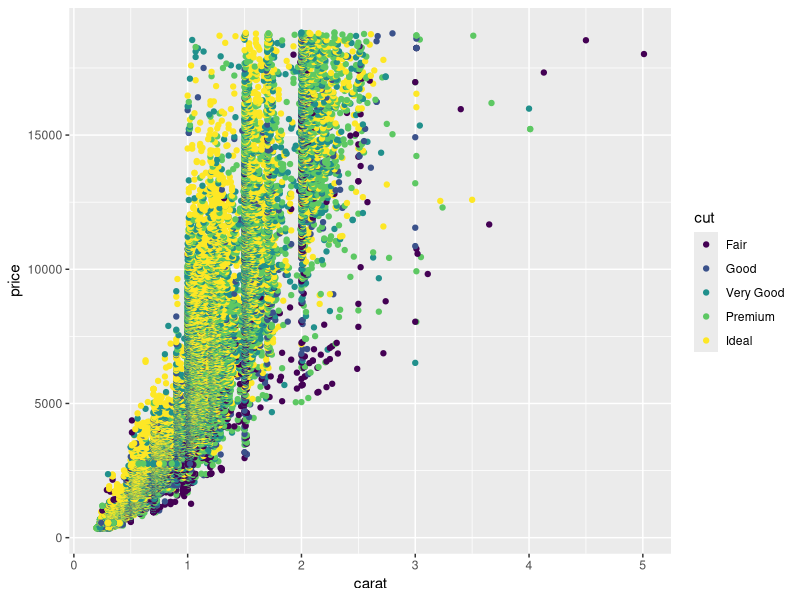
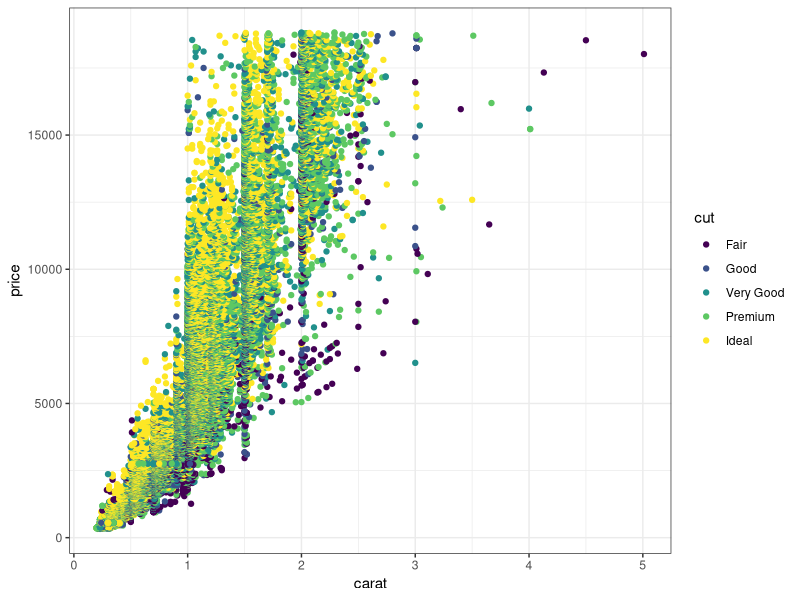
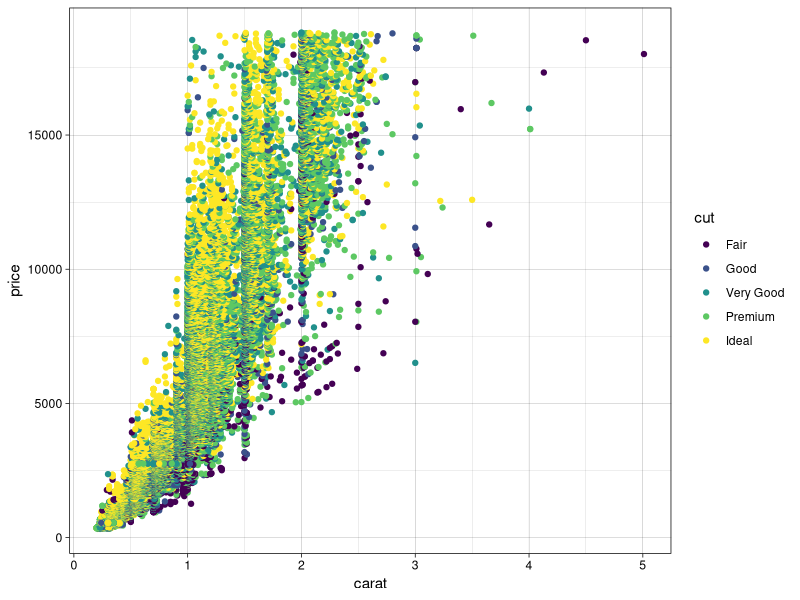
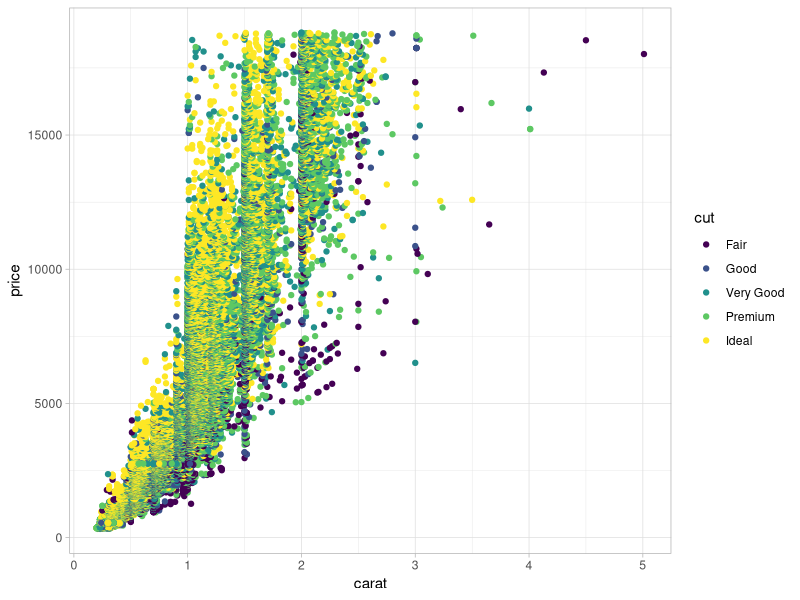
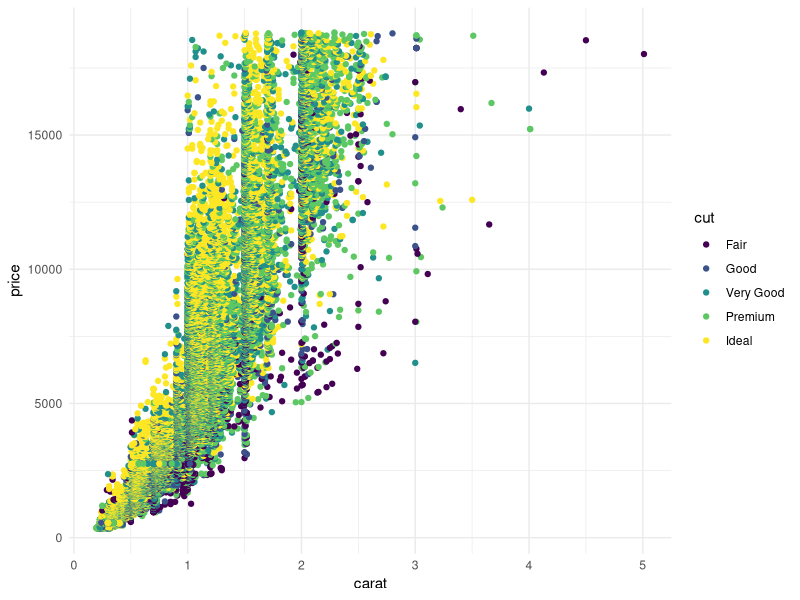
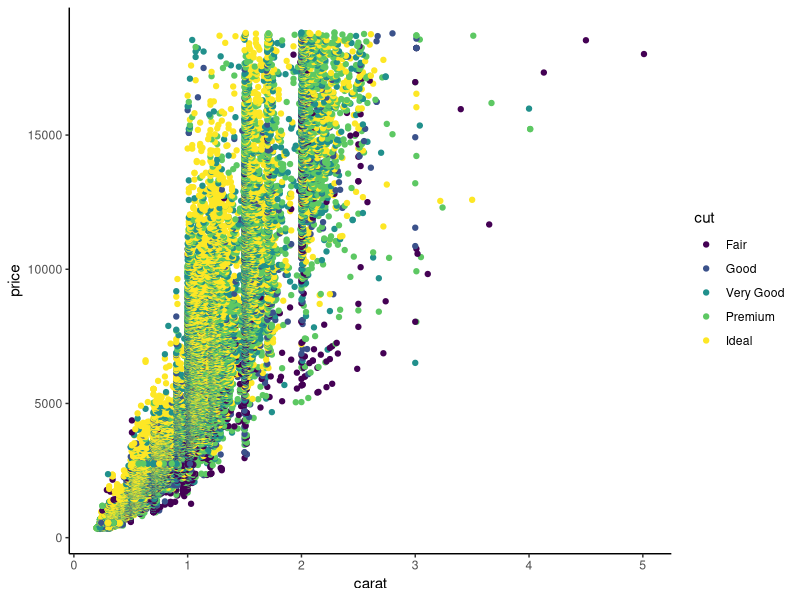
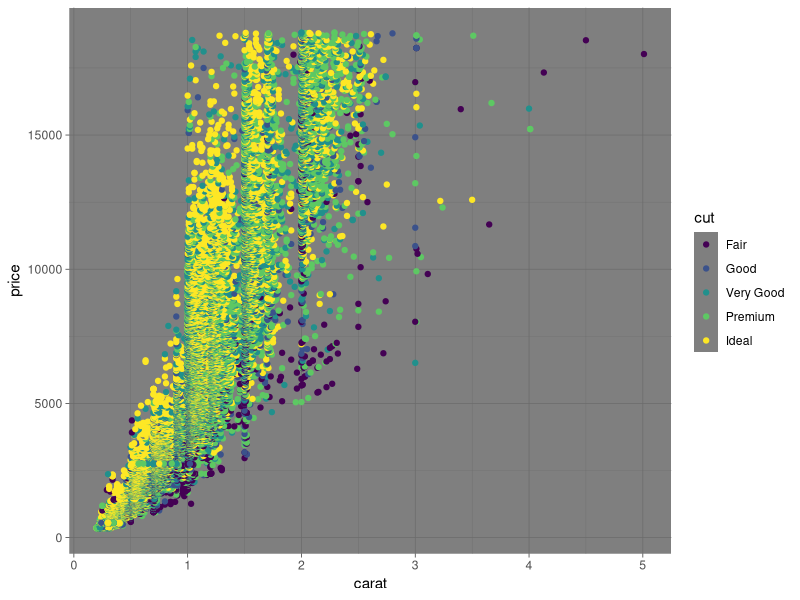
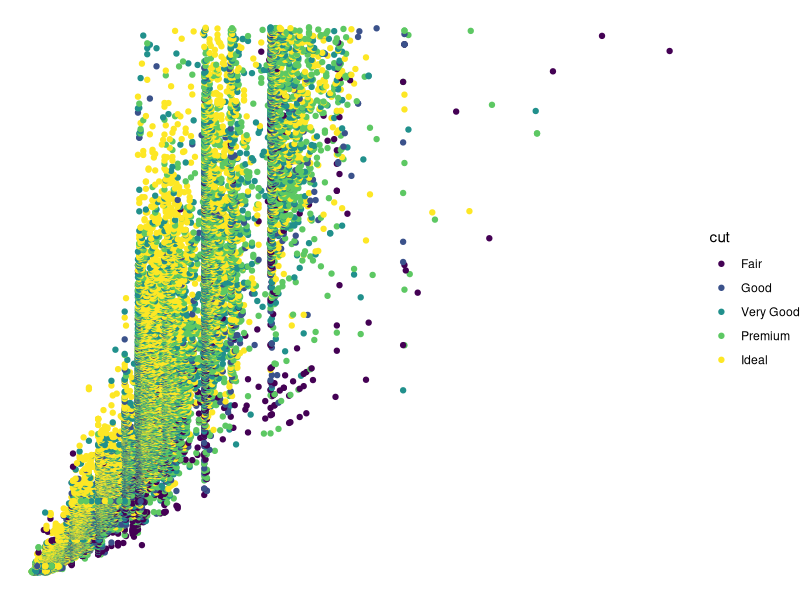

Write R code to recreate these figures, in order. (Note: this script raises an error after producing the figures.)
## ---- chunk 1
knitr::opts_chunk$set(echo = TRUE)
# knitr::opts_knit$set(base.url = "/SNR_R_Group/")
# knitr::opts_chunk$set(fig.path = "figs/2016-10-05-Themes_Facets/")
## ---- chunk 2
library(tidyverse)

 p<- ggplot(diamonds, ) +
      geom_point(aes(x=carat, y = price,colour=cut)) 
p
## ---- chunk 3
p + theme_bw()
## ---- chunk 4
p + theme_linedraw()
## ---- chunk 5
p + theme_light()
## ---- chunk 6
p + theme_minimal()
## ---- chunk 7
p + theme_classic()
## ---- chunk 8
p + theme_dark()
## ---- chunk 9
p + theme_void()
## ---- chunk 10
theme_mine <- function(base_size = 18, base_family = "Helvetica") {
  # Starts with theme_grey and then modify some parts
  theme_bw(base_size = base_size, base_family = base_family) %+replace%
    theme(
      strip.background = element_blank(),
      strip.text.x = element_text(size = 18),
      strip.text.y = element_text(size = 18),
      axis.text.x = element_text(size=14),
      axis.text.y = element_text(size=14,hjust=1),
      axis.ticks =  element_line(colour = "black"), 
      axis.title.x= element_text(size=16),
      axis.title.y= element_text(size=16,angle=90),
      panel.background = element_blank(), 
      panel.border =element_blank(), 
      panel.grid.major = element_blank(), 
      panel.grid.minor = element_blank(), 
      panel.margin = unit(1.0, "lines"), 
      plot.background = element_blank(), 
      plot.margin = unit(c(0.5,  0.5, 0.5, 0.5), "lines"),
      axis.line.x = element_line(color="black", size = 1),
        axis.line.y = element_line(color="black", size = 1)
    )
}


ggplot(diamonds) +
  geom_point(aes(x=carat, y = price,colour=cut)) +
  labs(title="theme_mine") +
  theme_mine()

## ---- chunk 11
theme_presentation<- function(base_size = 28, base_family = "") {
  # Starts with theme_grey and then modify some parts
  theme_bw(base_size = base_size, base_family = base_family) %+replace%
    theme(
      strip.background = element_blank(),
      strip.text.x = element_text(size = 18,colour="white"),
      strip.text.y = element_text(size = 18,colour="white"),
      axis.text.x = element_text(size=28,colour="white"),
      axis.text.y = element_text(size=28,colour="white",hjust=1),
      axis.ticks =  element_line(colour = "white"), 
      axis.title.x= element_text(size=42,colour="white"),
      axis.title.y= element_text(size=42,angle=90,colour="white"),
      panel.background = element_rect(fill="black"), 
      panel.border =element_blank(),  
      panel.grid.major = element_blank(), 
      panel.grid.minor = element_blank(), 
      panel.margin = unit(1.0, "lines"), 
      plot.background = element_rect(fill="black"), 
      plot.title =element_text(size=28,colour="white"), 
      plot.margin = unit(c(1,  1, 1, 1), "lines"),
      legend.background=element_rect(fill='black'),
      legend.title=element_text(size=28,colour="white"),
      legend.text=element_text(size=28,colour="white"),
      legend.key = element_rect( fill = 'black'),
      legend.key.size = unit(c(1, 1), "lines"),
      axis.line.x = element_line(color="white", size = 1),
        axis.line.y = element_line(color="white", size = 1)
    )
}


ggplot(diamonds) +
  geom_point(aes(x=carat, y = price,colour=cut)) +
  labs(title="theme_presentation") +
  theme_presentation() + 
  theme(legend.position=c(1,0.25))

## ---- chunk 12

library(maps)

theme_map <- function(base_size = 12, base_family = "") {
  # Starts with theme_grey and then modify some parts
  theme_bw(base_size = base_size, base_family = base_family) %+replace%
    theme(
      strip.background = element_blank(),
      strip.text.x = element_text(size = 18),
      strip.text.y = element_text(size = 18),
      axis.text.x = element_blank(),
      axis.text.y = element_blank(),
      axis.ticks = element_blank(), 
      axis.title.x = element_blank(),
      axis.title.y = element_blank(),
      panel.background = element_blank(), 
      panel.border =element_blank(), 
      panel.grid.major = element_blank(), 
      panel.grid.minor = element_blank(), 
      panel.margin = unit(1.0, "lines"), 
      plot.background = element_blank(), 
      plot.margin = unit(c(0.25,  0.5, 0.0, 0.00), "lines"),
      axis.line = element_blank(),
      legend.background=element_blank(),
      legend.margin = unit(0.1, "line"),
      legend.title=element_text(size=16,colour="black"),
      legend.text=element_text(size=16,colour="black",hjust=0.2),
      legend.key = element_blank(),
      legend.key.width=unit(2, "line"),
      legend.key.height=unit(2, "line"))
    
}

crimes <- data.frame(state = tolower(rownames(USArrests)), USArrests)
states_map <- map_data("state")


ggplot(crimes, aes(map_id = state)) + 
    geom_map(aes(fill = Murder), map = states_map) + 
    labs(title="theme_map") +
    expand_limits(x = states_map$long, y = states_map$lat) + 
    coord_map() +
    theme_map()

## ---- chunk 13
ggplot(data = mpg) + 
  geom_point(aes(x = displ, y = cty))

ggplot(data = mpg) + 
  geom_point(aes(x = displ, y = cty)) +
  facet_grid(. ~ cyl)


ggplot(data = mpg) + 
  geom_point(aes(x = displ, y = cty)) +
  facet_grid(drv ~ .)

ggplot(data = mpg) + 
  geom_point(aes(x = displ, y = cty)) +
  facet_grid(drv ~ cyl)
## ---- chunk 14

ggplot(data = mtcars) +
  geom_point(aes(mpg, wt, colour = factor(cyl))) + 
  facet_grid(. ~ cyl, scales = "free")

ggplot(data = mtcars) +
  geom_point(aes(mpg, wt, colour = factor(cyl))) + 
  facet_grid(. ~ cyl, scales = "free_x")

ggplot(data = mtcars) +
  geom_point(aes(mpg, wt, colour = factor(cyl))) + 
  facet_grid(. ~ cyl, scales = "free_y")

## space  
ggplot(data = mpg) +
  geom_point(aes(drv, model)) +
  facet_grid(manufacturer ~ ., scales = "free", space = "free")

## ---- chunk 15
# label_both() displays both variable name and value
 ggplot(data =mtcars) + 
   geom_point(aes(wt, mpg), colour = "red") + 
   facet_grid(vs ~ cyl, labeller = label_both)

# Using label_parsed, see ?plotmath for more options
mtcars$cyl2 <- factor(mtcars$cyl, labels = c("beta", "gamma", "sqrt(x,y)"))

ggplot(data = mtcars) +
  geom_point(aes(wt, mpg), colour = "red") + 
  facet_grid(. ~ cyl2)

ggplot(data = mtcars) +
  geom_point(aes(wt, mpg), colour = "red") + 
  facet_grid(. ~ cyl2, labeller = label_parsed)

# label_bquote() makes it easy to construct math expressions
ggplot(data = mtcars) +
  geom_point(aes(wt, mpg), colour = "red") + 
  facet_grid(. ~ vs, labeller = label_bquote(cols = alpha ^ .(vs)))

## ---- chunk 16
ggplot(data = mtcars) +
  geom_point(aes(wt, mpg), colour = "red")  +
  facet_grid(vs + am ~ gear, margins = TRUE)

ggplot(data = mtcars) +
  geom_point(aes(wt, mpg), colour = "red")  +
  facet_grid(vs + am ~ gear, margins = "gear")


## ---- chunk 17

ggplot(data = mpg) +
  geom_point(aes(x = displ, y = hwy), colour = "green") +
  facet_wrap(~ class)


ggplot(data = mpg) +
  geom_point(aes(x = displ, y = hwy), colour = "green") +
  facet_wrap(~ class, ncol = 2)

ggplot(data = mpg) +
  geom_point(aes(x = displ, y = hwy), colour = "green") +
  facet_wrap(~ class, nrow = 4)


ggplot(data = mpg) +
  geom_point(aes(x = displ, y = hwy), colour = "green") +
  facet_wrap(~ cyl + drv, nrow = 4)

ggplot(data = mpg) +
  geom_point(aes(x = displ, y = hwy), colour = "green") +
  facet_wrap(~ cyl + drv, scales = "free")


## ---- chunk 18
#install.packages(gridExtra)
library(gridExtra)

fake_data <- data.frame(x = 1:20)
fake_data$y <- fake_data$x * 0.3 + rnorm(20, sd = 2)

fake_data2 <- data.frame(x = 1:20)
fake_data2$y <- fake_data2$x * 3 + rnorm(20, sd = 6)


plota<-ggplot(data = fake_data) +
        geom_line(aes(x = x, y = y), colour = "red", linetype = "dashed") +
  theme(axis.title.y = element_blank(),
         axis.title.x = element_blank())

plotb<-ggplot(data = fake_data2) +
  geom_line(aes(x = x, y = y), colour = "blue", linetype = "dotted") +
  theme(axis.title.y = element_blank(),
         axis.title.x = element_blank())


grid.arrange(plota,plotb, ncol = 1, left = textGrob("Y", gp = gpar(fontsize = 18), rot = 90),
             bottom =textGrob("X", gp = gpar(fontsize = 18)) )

## ---- chunk 19
gA <- ggplotGrob(plota)
gB <- ggplotGrob(plotb)

maxWidth = grid::unit.pmax(gA$widths[2:5], gB$widths[2:5])
gA$widths[2:5] <- as.list(maxWidth)
gB$widths[2:5] <- as.list(maxWidth)

grid.arrange(gA, gB, ncol = 1, left = textGrob("Y", gp = gpar(fontsize = 18), rot = 90), bottom =textGrob("X", gp = gpar(fontsize = 18)))
